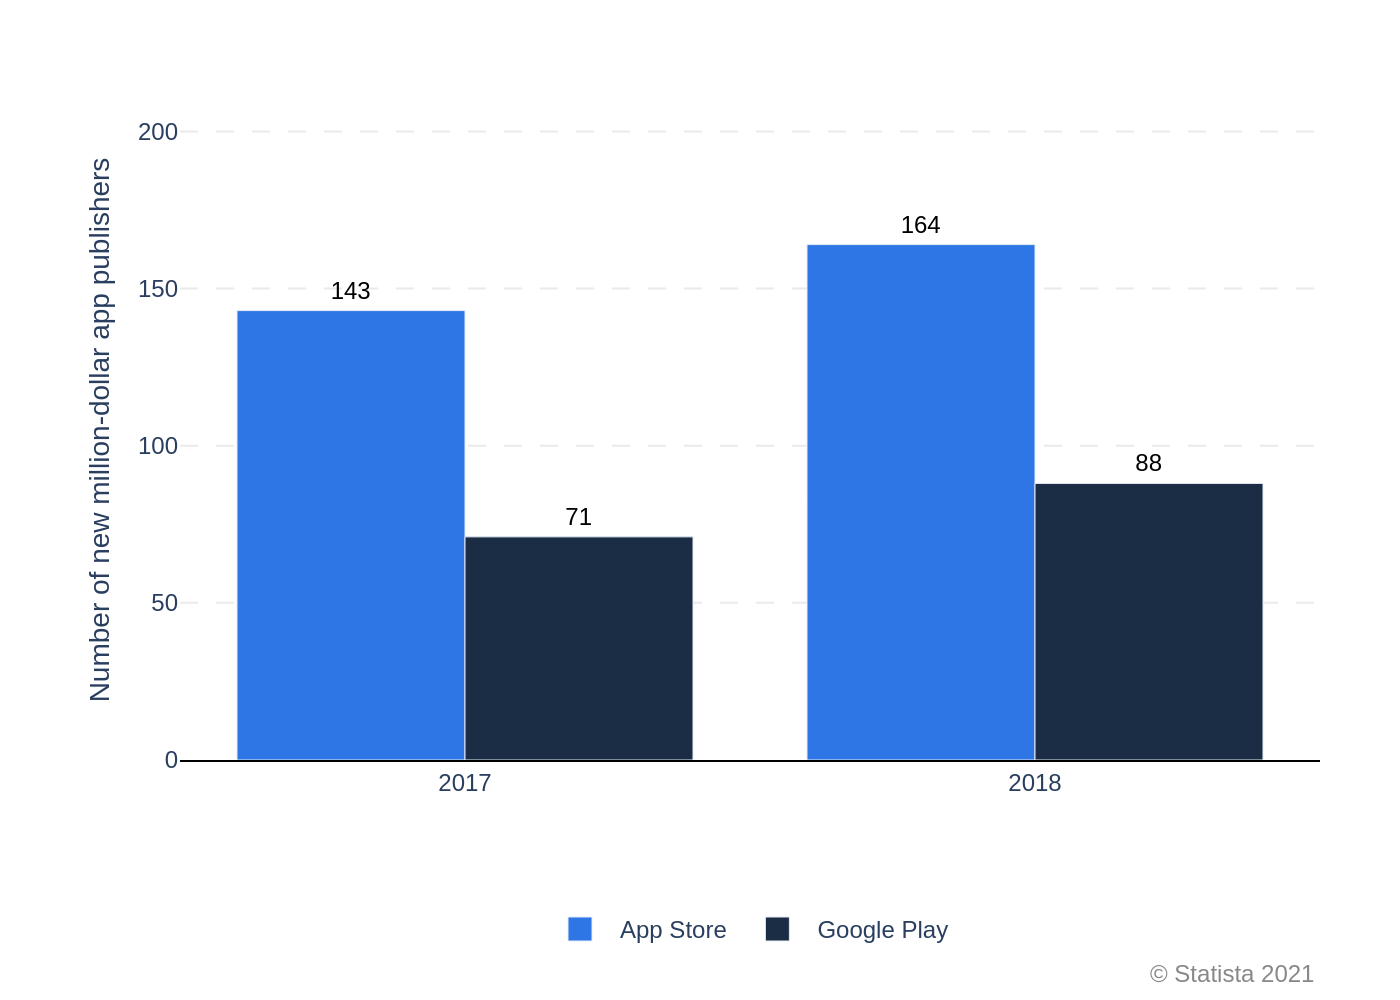

This chart was generated by the following Python code:
import sys
import json
import plotly.graph_objects as go
import os

# Check if the JSON file path is provided as a command-line argument
if len(sys.argv) != 2:
    print("Usage: python generate_chart.py <json_file_path>")
    sys.exit(1)

json_path = sys.argv[1]

# Ensure the input file exists
if not os.path.exists(json_path):
    print(f"Error: JSON file not found at {json_path}")
    sys.exit(1)

# Load data from the specified JSON file
with open(json_path, 'r', encoding='utf-8') as f:
    chart_json = json.load(f)

# Initialize the figure
fig = go.Figure()

# Add a bar trace for each data series from the JSON
for i, series in enumerate(chart_json['chart_data']):
    fig.add_trace(go.Bar(
        x=series['x'],
        y=series['y'],
        name=series['name'],
        marker_color=chart_json['colors'][i],
        text=series['y'],
        textposition='outside',
        textfont=dict(
            family="Arial",
            size=12,
            color='black'
        ),
        cliponaxis=False # Prevent text from being clipped by the plot area
    ))

# Update the layout of the chart
fig.update_layout(
    barmode='group',
    plot_bgcolor='white',
    font=dict(
        family="Arial",
        size=12
    ),
    xaxis=dict(
        title_text=chart_json['texts']['x_axis_title'],
        showgrid=False,
        showline=True,
        linewidth=1,
        linecolor='black',
        tickfont=dict(size=12)
    ),
    yaxis=dict(
        title_text=chart_json['texts']['y_axis_title'],
        range=[0, 210],
        tickvals=[0, 50, 100, 150, 200],
        showgrid=True,
        gridcolor='#EAEAEA',
        griddash='dash',
        zeroline=False,
        title_standoff=10
    ),
    legend=dict(
        orientation="h",
        yanchor="bottom",
        y=-0.3,
        xanchor="center",
        x=0.5,
        font=dict(size=12)
    ),
    margin=dict(l=90, r=40, t=50, b=120),
    title=dict(
        text=chart_json['texts']['title'],
        x=0.05,
        xanchor='left'
    ),
    annotations=[
        dict(
            text=chart_json['texts']['source'],
            showarrow=False,
            xref="paper",
            yref="paper",
            x=1,
            y=-0.35,
            xanchor='right',
            yanchor='bottom',
            align='right',
            font=dict(
                size=12,
                color="#888888"
            )
        )
    ]
)

# Determine the output filename from the input JSON path
base_filename = os.path.splitext(json_path)[0]
output_filename = f"{base_filename}.png"

# Save the figure as a PNG image
fig.write_image(output_filename, scale=2)

print(f"Chart saved to {output_filename}")
